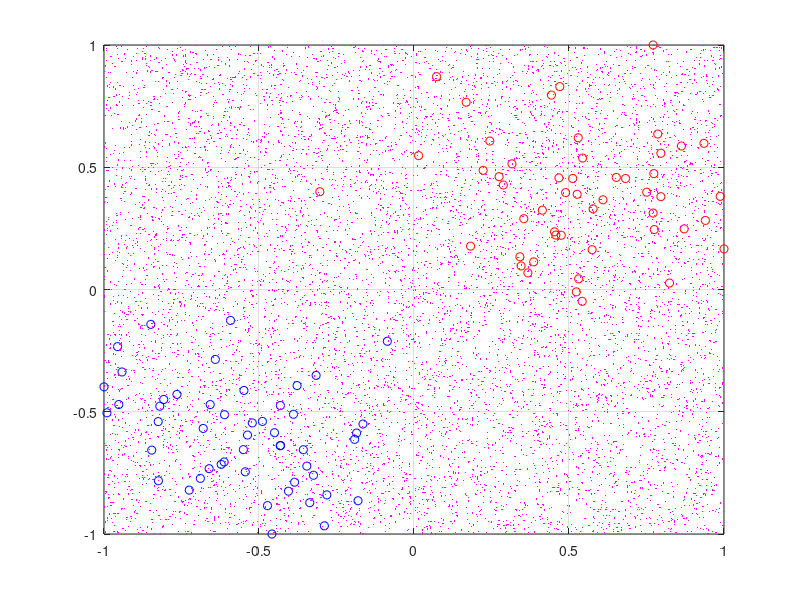

MATLAB code to generate this figure: (Note: this script raises an error after producing the figure.)
clear 
close all
clc
 
%%
n = 100;
d = 2;
X = [randn(n/2,d)+2;randn(n/2,d)-2];
Y = [ones(n/2,1);-ones(n/2,1)];

%% Normalizzo
for i = 1:d
    mi = min(X(:,i));
    ma = max(X(:,i));
    di = ma - mi;
    X(:,i) = 2*(X(:,i)-mi)/di-1;
end
 
%%
figure, hold on, box on, grid on
plot(X(Y<0,1),X(Y<0,2),'ob')
plot(X(Y>0,1),X(Y>0,2),'or')

%%
C = 1;
Q = diag(Y)*X*X'*diag(Y);
% min_alpha .5 * alpha' Q alpha - 1 alpha  Q_ij = y_i y_j x'_i x_j
% s.t. y'*alpha = 0, 0 <= alpha <= C
alpha = quadprog(Q,-ones(n,1),[],[],Y',0,zeros(n,1),C*ones(n,1));
w = X'*diag(Y)*alpha;
i = find(alpha > 0+1e-5 | alpha < C-(1e-5)); i = i(1); % Non metto 0 per via della precisione numerica, numri molto piccoli vanno consierati 0
b = Y(i) - w'*X(i,:)';

%%
% Plot the separator
%%
ns = 10000;
XS = 2*rand(ns,d)-1;
YS = XS*w+b;
 
%%
plot(XS(YS<0,1),XS(YS<0,2),'.c','MarkerSize',1)
plot(XS(YS>0,1),XS(YS>0,2),'.m','MarkerSize',1)
plot(XS(YS<-1,1),XS(YS<-1,2),'.b','MarkerSize',1)
plot(XS(YS>+1,1),XS(YS>+1,2),'.r','MarkerSize',1)
% small C -> planes less obliquous
% lasrge C -> i care about have a small error not great margin

%%
% Usiamo algoritmo scritto dal prof
C = 1;
Q = diag(Y)*X*X'*diag(Y);
% Note that in this algo i should have put y'alfa = 0
[~,err,alpha,b] = SMO2_ab(n,Q,-ones(n,1),Y',zeros(n,1),C*ones(n,1)...
                             ,1000000,.0001,zeros(n,1));
if (err ~= 0)
    warning('Problem in SMO');
end
        
w = X'*diag(Y)*alpha;
 
%%
ns = 10000;
XS = 2*rand(ns,d)-1;
YS = XS*w+b;
 
%%
plot(XS(YS<0,1),XS(YS<0,2),'.c','MarkerSize',1)
plot(XS(YS>0,1),XS(YS>0,2),'.m','MarkerSize',1)
plot(XS(YS<-1,1),XS(YS<-1,2),'.b','MarkerSize',1)
plot(XS(YS>+1,1),XS(YS>+1,2),'.r','MarkerSize',1)

%%
% Check the solution
plot(X(alpha==0,1),X(alpha==0,2),'sg','MarkerSize',10,'linewidth',5)
plot(X(alpha>0&alpha<C,1),X(alpha>0&alpha<C,2),'sk','MarkerSize',10,'linewidth',5)
plot(X(alpha==C,1),X(alpha==C,2),'sy','MarkerSize',10,'linewidth',5)

%%
%Compute the duality gap
dualcost = -(.5*alpha'*Q*alpha-ones(n,1)'*alpha);
% .5 |w|^2 + C \sum_i=1^n max(0,1-y_i (w'x_i+b))
primalcost = .5*w'*w+C*sum(max(0,1-diag(Y)*(X*w+b)));
dualitygap = abs(dualcost-primalcost);
title(sprintf('DG: %e', dualitygap));








